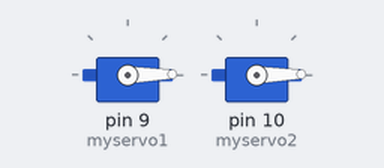
A sketch run on a simulated Arduino Uno, built with avr-gcc and run on an emulated ATmega328P. Shown: 2 × servo.

Above: at 0.05 s.
At 3.85 s:
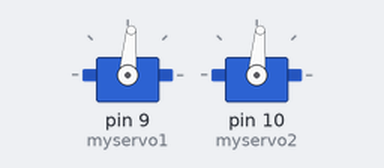
At 7.65 s:
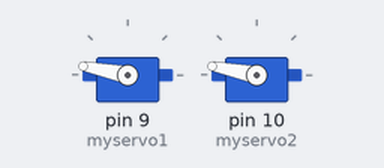
At 15.35 s:
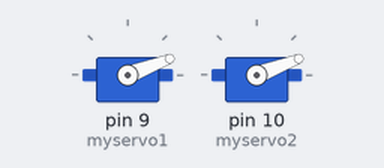
Timing chart, 0 to 21.1 s (numbered marks = the images above):
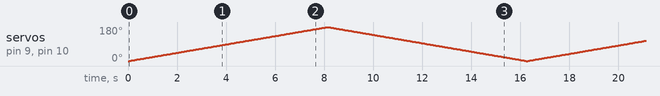

The sketch:

duoji2.ino
```cpp
#include <Servo.h>    // 声明调用Servo.h库
Servo myservo1;
Servo myservo2;
int pos = 0;
void setup() {
myservo1.attach(9);
myservo2.attach(10);
Serial.begin(9600);
}
void loop() {
for(pos = 0; pos < 180; pos += 1){
myservo1.write(pos);
myservo2.write(pos);
delay(45);
}
for(pos = 180; pos>=1; pos-=1) {
myservo1.write(pos);
myservo2.write(pos);
delay(45);
}
}
```
